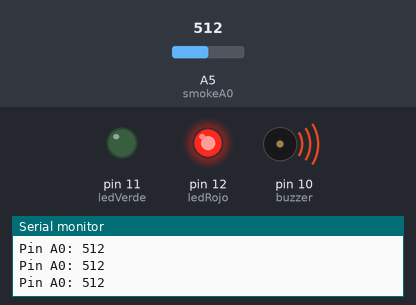
This sketch was run on a simulated Arduino Uno, built with avr-gcc and run on an emulated ATmega328P. Parts: output pins drawn as LEDs (lit = HIGH), buzzer (waves = sounding), the last lines printed to the serial monitor. The inputs (shaded band) are chosen by the test bench; at power-on: A5 (smokeA0) = 512.

Above: at 1.2 s.
1.3 s: A5 (smokeA0) set to 414
2.8 s: A5 (smokeA0) set to 383
At 3.2 s:
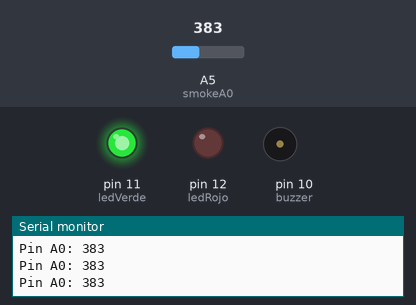
4.3 s: A5 (smokeA0) set to 410
At 5.5 s:
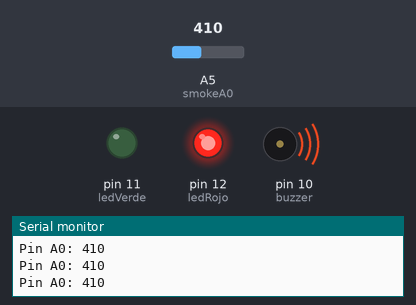
5.8 s: A5 (smokeA0) set to 390
At 7.1 s:
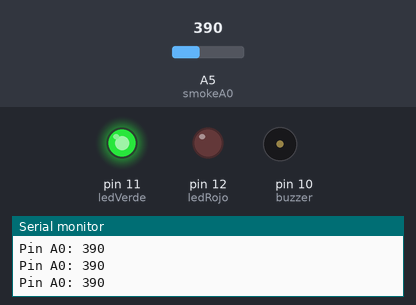
Timing chart, 0 to 8.3 s (numbered marks = the images above; inputs shaded):
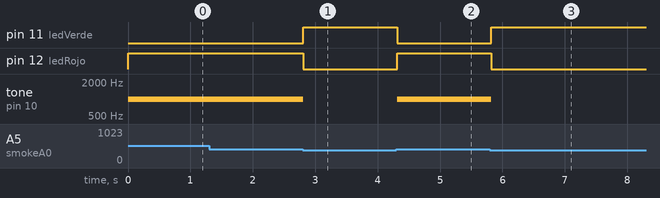

The sketch:

Sensor_Humo.ino
```cpp
int ledRojo = 12;
int ledVerde = 11;
int buzzer = 10;
int smokeA0 = A5;
// Definir un valor
int sensorThres = 400;

void setup() {
  pinMode(ledRojo, OUTPUT);
  pinMode(ledVerde, OUTPUT);
  pinMode(buzzer, OUTPUT);
  pinMode(smokeA0, INPUT);
  Serial.begin(9600);
}

void loop() {
  int analogSensor = analogRead(smokeA0);

  Serial.print("Pin A0: ");
  Serial.println(analogSensor);
  // Comprueba si se alcanzo el valor definido
  if (analogSensor > sensorThres)
  {
    digitalWrite(ledRojo, HIGH);
    digitalWrite(ledVerde, LOW);
    tone(buzzer, 1000, 200);
  }
  else
  {
    digitalWrite(ledRojo, LOW);
    digitalWrite(ledVerde, HIGH);
    noTone(buzzer);
  }
  delay(100);
}
```

Measured:
- the behaviour switches between 401 and 400 on A5 (smokeA0) (found by bisection; images 0 and 1)
- after the input at 2.8 s, pin 11 (ledVerde): LOW → HIGH at once; pin 12 (ledRojo): HIGH → LOW at once; tone on pin 10 (buzzer): 1000 Hz → silent at once
- after the input at 4.3 s, pin 11 (ledVerde): HIGH → LOW at once; pin 12 (ledRojo): LOW → HIGH at once; tone on pin 10 (buzzer): silent → 1000 Hz at once
- after the input at 5.8 s, pin 11 (ledVerde): LOW → HIGH at once; pin 12 (ledRojo): HIGH → LOW at once; tone on pin 10 (buzzer): 1000 Hz → silent at once
